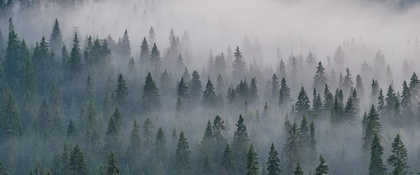
%> input picture fogs.jpg, 420 x 175 px, shrunk from 1920 x 800 before the run
$ octave test1.m   (GNU Octave 9; MATLAB toolbox functions it lacks are replaced by stand-ins)
%> lines starting %> are read from the running program, lines starting %| are printed output that depends on the picture
clear all;
clc;
close all;

f=imread('fogs.jpg');
%> f is the input picture: size 175x420x3 uint8; mean R, G, B 119.5, 127.2, 132.5
[m,n,d]=size(f);%灰度图1维，彩色图3维
%> m = 175; n = 420; d = 3
if d==1
    f1=f;%复制后新的图片f1，作为改变后的图片
elseif d==3
    f=rgb2gray(f);
%> f: size 175x420 uint8
    f1=f;
end
figure
imhist(f)
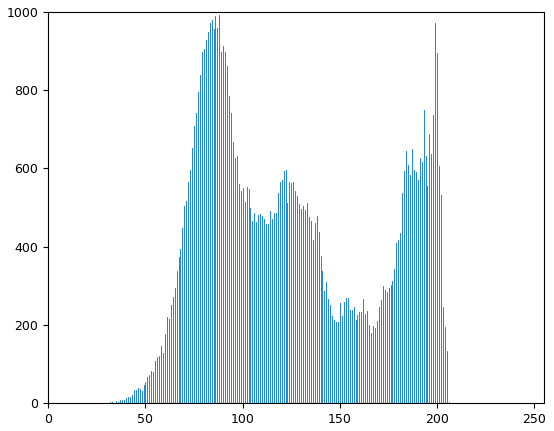
%> figure redrawn from the program's plot data; highest point at x = 88, y = 993
[count,x]=imhist(f);%count表示每个灰度级别有多少个像素，x表示有多少个灰度级别
%> count = 256 values, max 993 at index 89, min 0 at index 1, mean 287.1; x = 256 values from 0 to 255

PDF=count/(m*n);%PDF表示每个灰度级别出现的概率，一共有256行
%> PDF = 256 values, max 0.0135 at index 89, min 0 at index 1, mean 0.00391
CDF=cumsum(PDF);%CDF表示逐行相加的概率，也就是累加概率
%> CDF = 256 values from 0 to 1

for i=1:256
    xiangsuxushu=find(f==i);%原本灰度级别为i的像素在第几位
    changdu=length(xiangsuxushu);
    for j=1:changdu
        f1(xiangsuxushu(j))=round(CDF(i)*256-1);%每一个原本灰度级别为i的像素，
                                              %灰度级别改为累加出现概率*256
                                              %再取整
    end
end
%> this loop made 256 passes
%> changdu on passes 1 to 3: 0, 0, 0
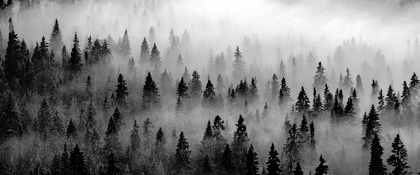
%> f1: size 175x420 uint8; min 0, max 255, mean 126

figure
imhist(f1)
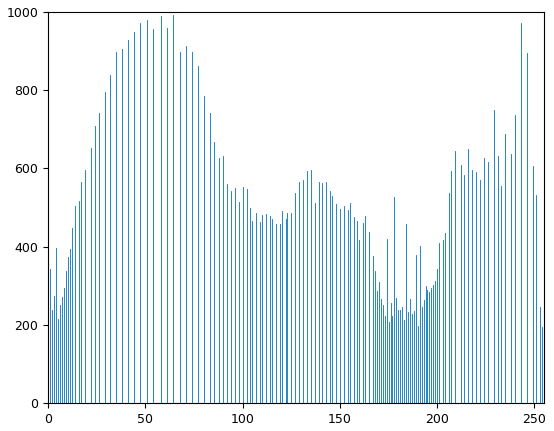
%> figure redrawn from the program's plot data; highest point at x = 64, y = 993
figure
imshow(f1)
